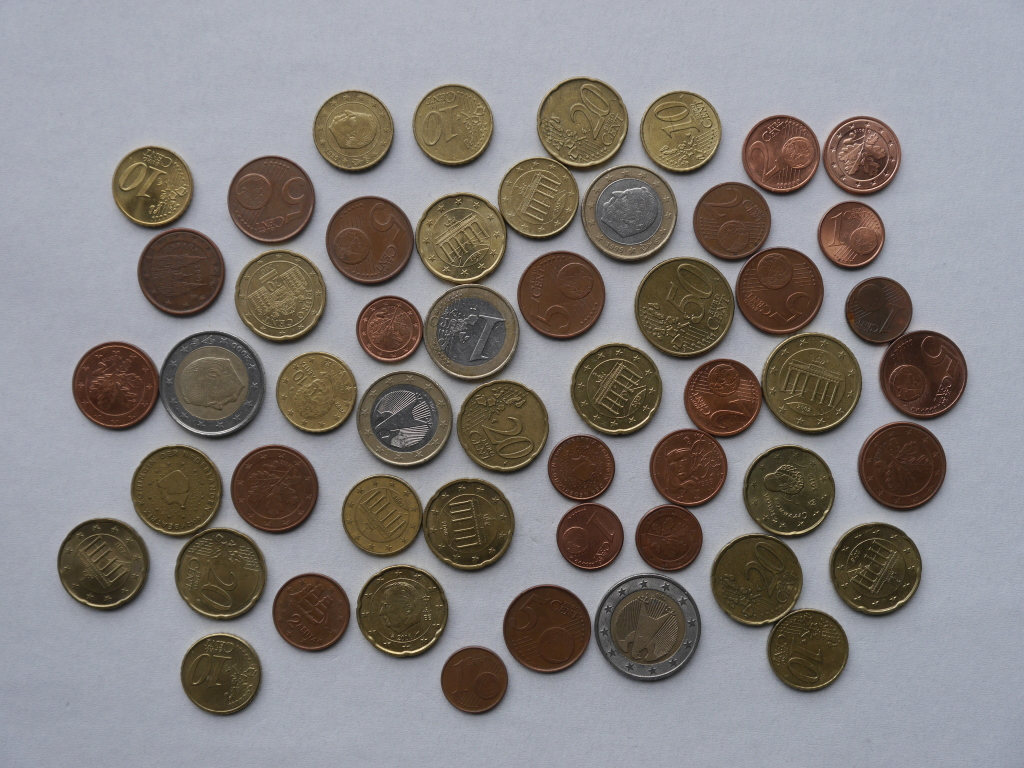
#> input picture Pycharm_folder/OpenCV_Sample/images/coin2.jpg, 1024 x 768 px, found by its file name
$ python -i watershed.py   (imports and definitions only)
#> lines starting #> are read from the running program, lines starting #| are printed output that depends on the picture; after the words box and inside, x2 and y2 are one past the last pixel; in counts of white or black regions, pixels touching at a corner belong together
import numpy as np
import cv2
from scipy.ndimage import label

def watershed():
    img = cv2.imread('images/coin2.jpg')
#> img is the input picture: shape (768, 1024, 3); mean B, G, R 126.8, 128.1, 132.6
    imgray = cv2.cvtColor(img, cv2.COLOR_BGR2GRAY)

    # thresholding
    ret, thr = cv2.threshold(imgray, 0, 255, cv2.THRESH_BINARY_INV + cv2.THRESH_OTSU)
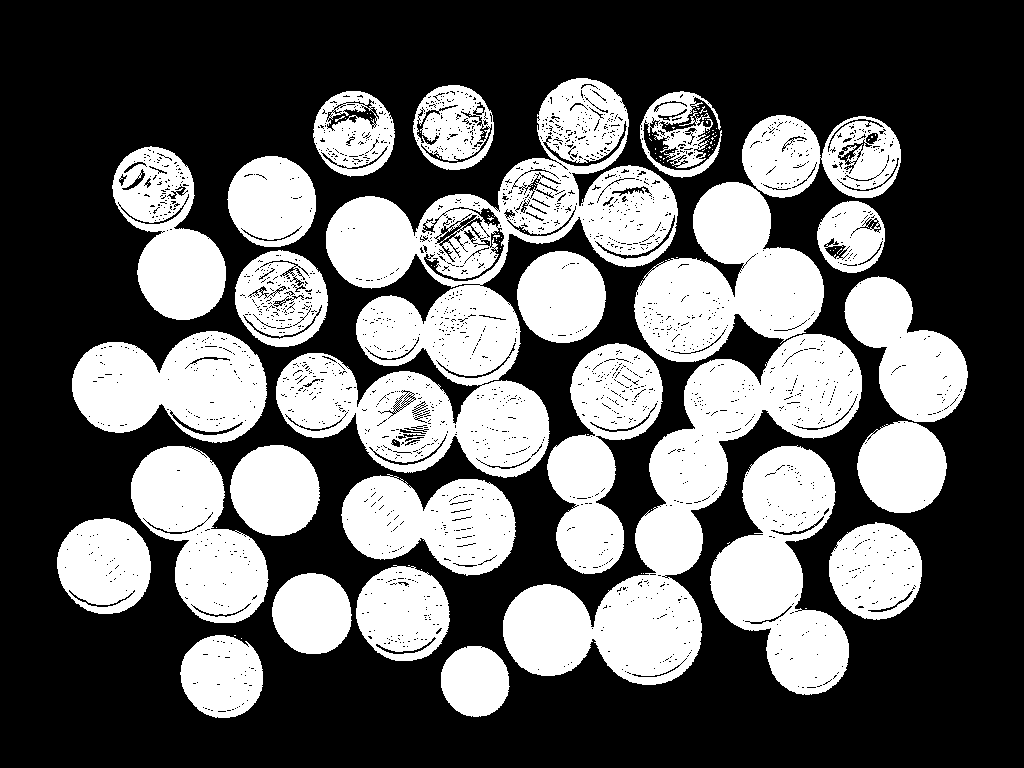
#> thr: shape (768, 1024); 38.5% white; 120 white regions (94 under 20 px), largest, box (x1, y1, x2, y2) and area: (276, 78, 678, 478) 58950, (503, 334, 862, 685) 37557, (634, 182, 824, 362) 19571
#> ret = 118
    cv2.imshow('threshold', thr)

    # 커널, opening 노이즈 제거
    kernel = np.ones((5, 5), np.uint8)
    #opening = cv2.morphologyEx(thr, cv2.MORPH_OPEN, kernel, iterations=2)
    opening = cv2.morphologyEx(thr, cv2.MORPH_CLOSE, kernel, iterations=1)
#> opening: shape (768, 1024); 41% white; 16 white regions, largest, box (x1, y1, x2, y2) and area: (276, 78, 901, 685) 163025, (710, 445, 849, 695) 19657, (844, 276, 968, 513) 16763
    cv2.imshow('kernel', opening)

    # 경계만 표시
    border = cv2.dilate(opening, kernel, iterations=2)
#> border: shape (768, 1024); 49.3% white; 6 white regions, box (x1, y1, x2, y2) and area: (53, 74, 972, 721) 344060, (108, 142, 230, 324) 14523, (825, 518, 926, 624) 8691, (309, 87, 399, 181) 6884, (176, 631, 267, 722) 6852, (409, 81, 498, 174) 6801
    border = border - cv2.erode(border, None)
#> border: shape (768, 1024); 1.9% white in thin lines or dots, all inside (x1, y1, x2, y2) = (53, 74, 972, 722)
    cv2.imshow('border', border)

    # 거리 변환
    dt = cv2.distanceTransform(opening, cv2.DIST_L2, 5)
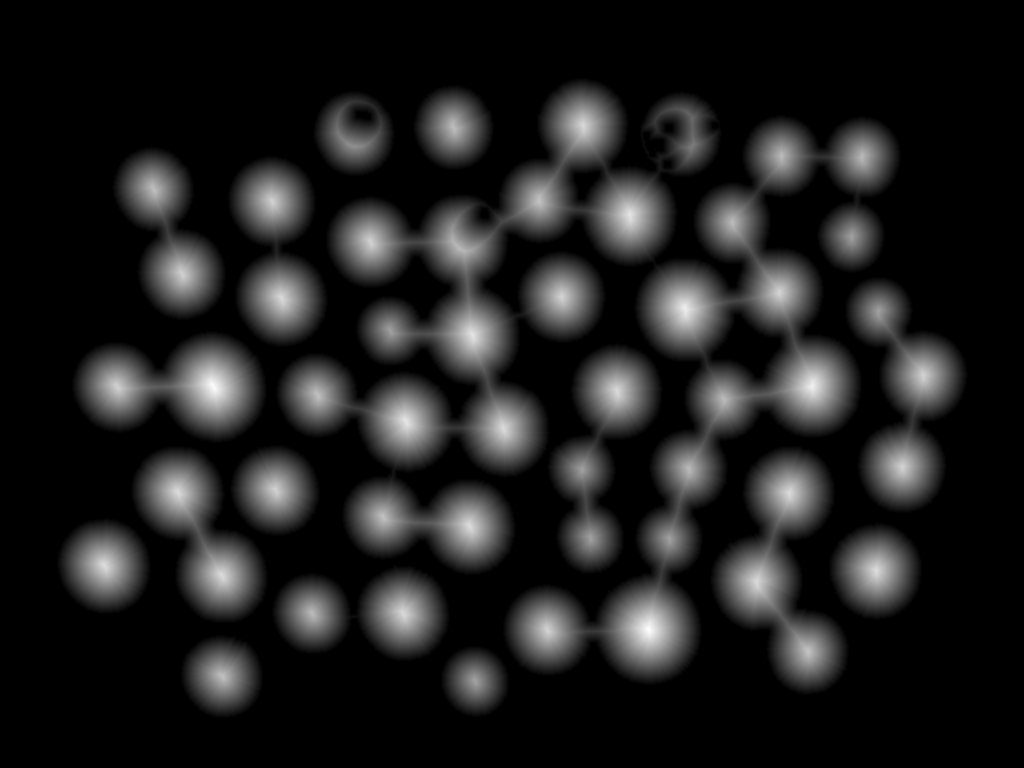
#> dt: shape (768, 1024) float32; min 0, max 53.13, mean 6.3; drawn with min black and max white
    dt = ((dt-dt.min())/(dt.max()-dt.min())*255).astype(np.uint8)
    cv2.imshow('dt1', dt)
    # thresholding
    ret, dt = cv2.threshold(dt, 100, 255, cv2.THRESH_BINARY)
#> dt: shape (768, 1024); 11.4% white; 53 white regions (1 under 20 px), largest, box (x1, y1, x2, y2) and area: (171, 352, 246, 422) 3632, (613, 592, 681, 664) 3615, (774, 353, 841, 418) 3015
    # ret, dt = cv2.threshold(dt, 180, 255, cv2.THRESH_BINARY)
    cv2.imshow('dt2', dt)

    # 마커 생성
    marker, ncc = label(dt)  # ncc 개수
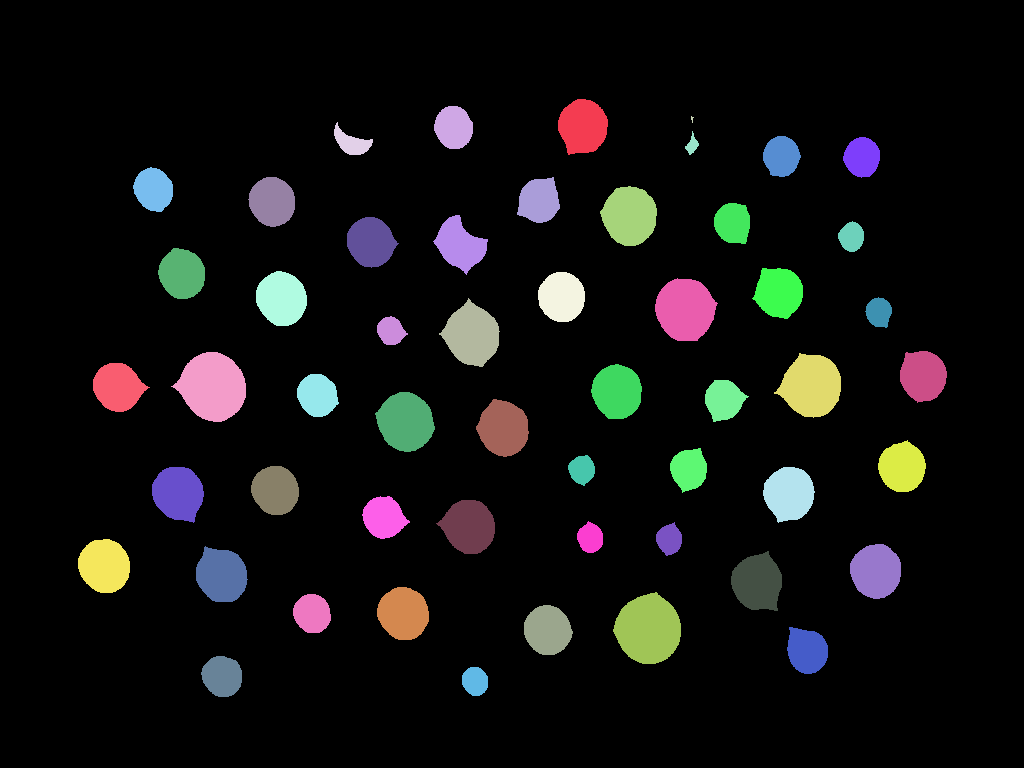
#> marker: shape (768, 1024) int32; 54 distinct labels, from 0 to 53; one colour per label, 0 black
#> ncc = 53
    marker = marker*(255/ncc)

    marker[border == 255] = 255
#> marker: shape (768, 1024) float64; min 0, max 255, mean 20.5
    marker = marker.astype(np.int32)
#> marker: shape (768, 1024) int32; 55 distinct labels, from 0 to 255
    cv2.watershed(img, marker)

    marker[marker == -1] = 0
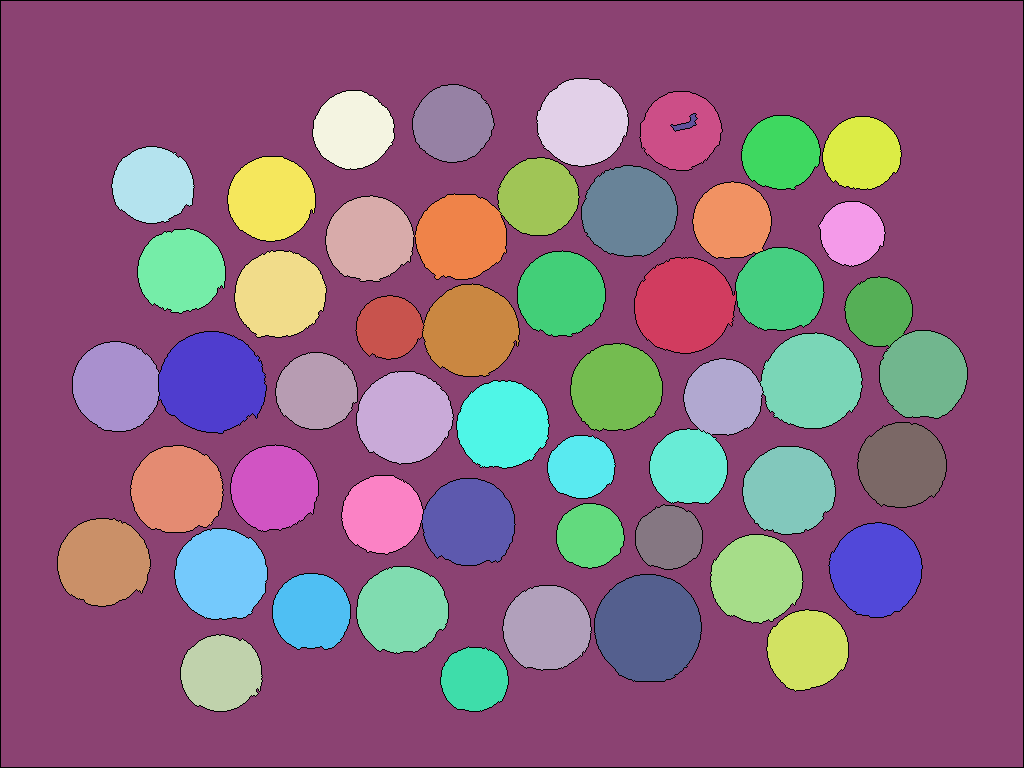
#> marker: shape (768, 1024) int32; 55 distinct labels, from 0 to 255; one colour per label, 0 black
    marker = marker.astype(np.uint8)
    marker = 255 - marker

    marker[marker != 255] = 0
#> marker: shape (768, 1024); 2.1% white in thin lines or dots
    marker = cv2.dilate(marker, None)
#> marker: shape (768, 1024); 7.1% white; 35 white regions, largest, box (x1, y1, x2, y2) and area: (0, 0, 1024, 768) 7152, (324, 77, 679, 283) 4830, (634, 331, 864, 571) 3439
    # 색칠
    img[marker == 255] = (0, 0, 255)
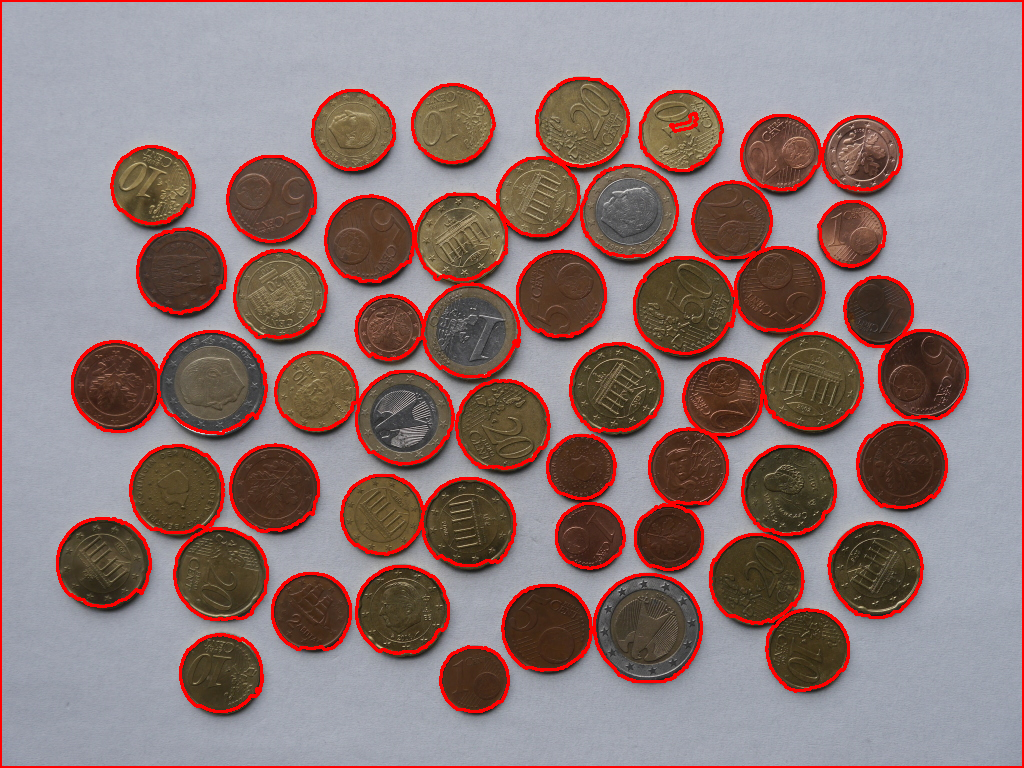
#> img: shape (768, 1024, 3); 7.09% of pixels changed, all inside (x1, y1, x2, y2) = (0, 0, 1024, 768)

    cv2.imshow('watershed', img)
    cv2.waitKey(0)
    cv2.destroyAllWindows()

>>> result = watershed()

$ run again, with Pycharm_folder/OpenCV_Sample/images/11.jpg copied over Pycharm_folder/OpenCV_Sample/images/coin2.jpg
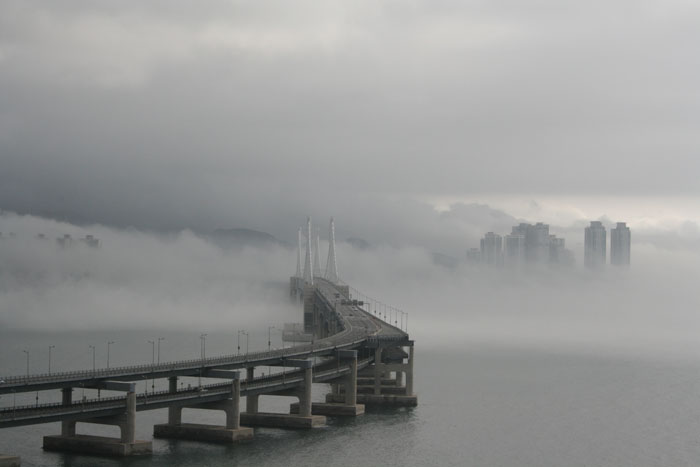
#> input picture Pycharm_folder/OpenCV_Sample/images/11.jpg, 700 x 467 px, found by its file name
#> in watershed, img is the input picture: shape (467, 700, 3); mean B, G, R 146.5, 147.3, 146.2
#> in watershed, `ret, thr = cv2.threshold(imgray, 0, 255, cv2.THRESH_BINARY_INV + cv2.T..`:
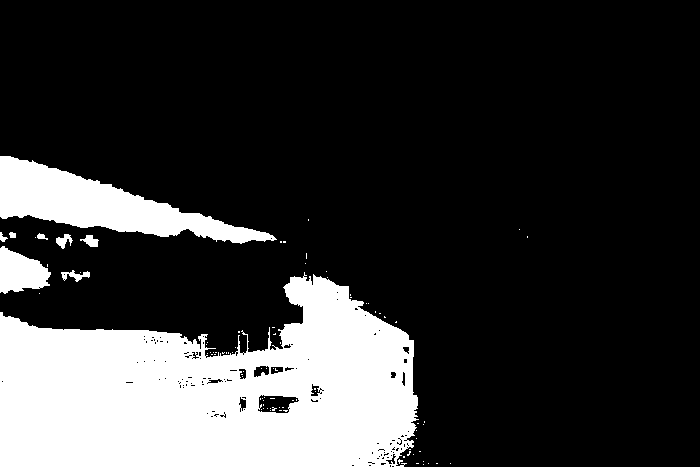
#> thr: shape (467, 700); 21.2% white; 91 white regions (82 under 20 px), largest, box (x1, y1, x2, y2) and area: (0, 272, 419, 467) 57202, (0, 156, 277, 244) 9809, (0, 246, 51, 294) 1629
#> ret = 123
#> opening: shape (467, 700); 21.7% white; 20 white regions (13 under 20 px), largest, box (x1, y1, x2, y2) and area: (0, 272, 419, 467) 58859, (0, 156, 277, 244) 9863, (0, 232, 51, 294) 1764
#> ncc = 1
#> in watershed, `img[marker == 255] = (0, 0, 255)`:
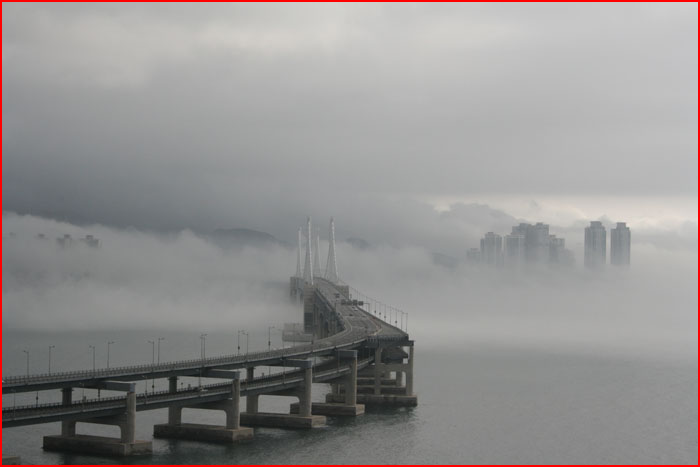
#> img: shape (467, 700, 3); 1.42% of pixels changed, all inside (x1, y1, x2, y2) = (0, 0, 700, 467)
